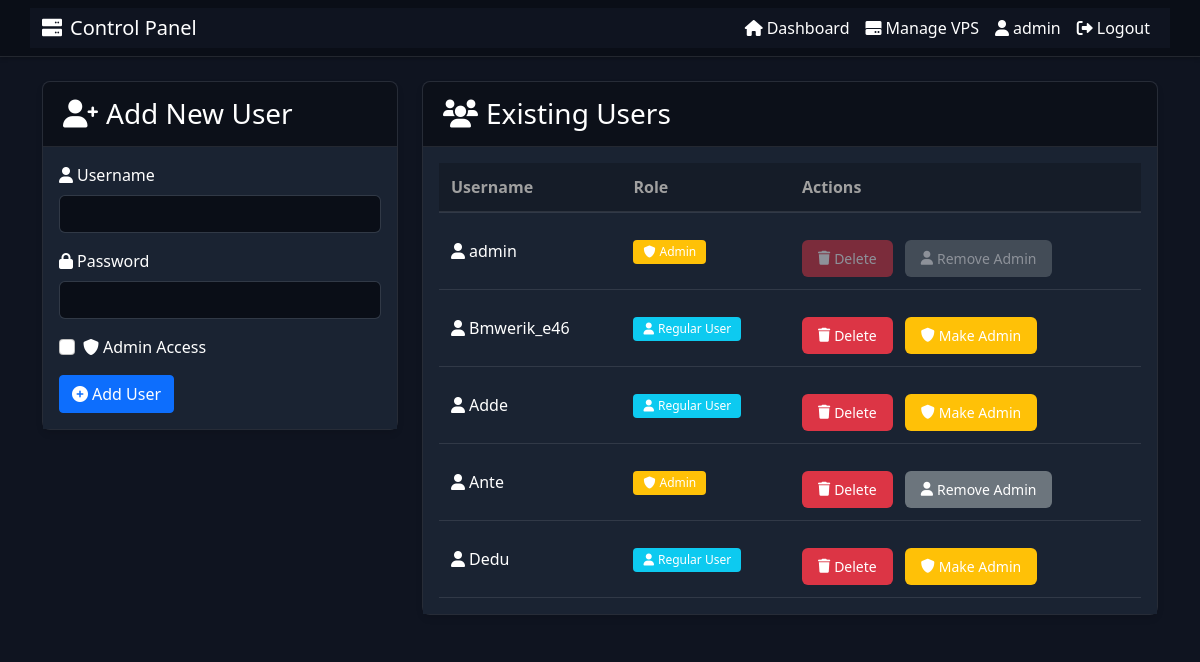
Page /manage-users (signed in) on the earlier database version.
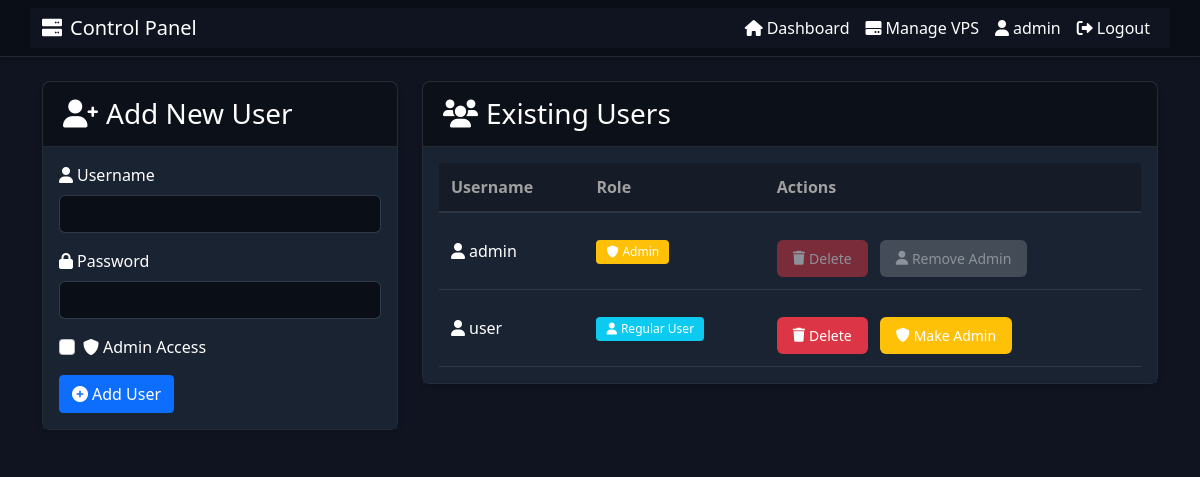
Same page on the later database version.
### app.py (models this page shows, shortened)
class User(UserMixin, db.Model):
    id = db.Column(db.Integer, primary_key=True)
    username = db.Column(db.String(80), unique=True, nullable=False)
    password_hash = db.Column(db.String(120), nullable=False)
    is_admin = db.Column(db.Boolean, default=False)
    vps_list = db.relationship('VPS', backref='owner', lazy=True)

### app.py (the view)
@app.route('/manage-users')
@login_required
@admin_required
def manage_users():
    users = User.query.all()
    return render_template('manage_users.html', users=users)

### app.py (called while the page is built)
@login_manager.user_loader
def load_user(user_id):
    return User.query.get(int(user_id))

def admin_required(f):
    @wraps(f)
    def decorated_function(*args, **kwargs):
        if not current_user.is_authenticated or not current_user.is_admin:
            flash('You need admin privileges to access this page.')
            return redirect(url_for('dashboard'))
        return f(*args, **kwargs)
    return decorated_function

### templates/manage_users.html (shortened to what the changed rows need)
<!DOCTYPE html>
<html>
<head>
    <link href="https://cdn.jsdelivr.net/npm/bootstrap@5.1.3/dist/css/bootstrap.min.css" rel="stylesheet">
    <link href="{{ url_for('static', filename='css/style.css') }}" rel="stylesheet">
    <link href="https://cdnjs.cloudflare.com/ajax/libs/font-awesome/6.0.0/css/all.min.css" rel="stylesheet">
</head>
<body>
    <nav class="navbar navbar-expand-lg">
        <div class="container">
            <div class="navbar-nav ms-auto">
                <a class="nav-link" href="{{ url_for('dashboard') }}">
                    <i class="fas fa-home me-1"></i>Dashboard
                </a>
                <a class="nav-link" href="{{ url_for('manage_vps') }}">
                    <i class="fas fa-hdd me-1"></i>Manage VPS
                </a>
                <span class="nav-item nav-link">
                    <i class="fas fa-user me-1"></i>{{ current_user.username }}
                </span>
                <a class="nav-link" href="{{ url_for('logout') }}">
                    <i class="fas fa-sign-out-alt me-1"></i>Logout
                </a>
            </div>
        </div>
    </nav>
    <div class="container mt-4">
        <div class="row">
            <div class="col-md-8">
                <div class="card">
                    <div class="card-body">
                        <div class="table-responsive">
                            <table class="table">
                                <thead>
                                    <tr>
                                        <th>Username</th>
                                        <th>Role</th>
                                        <th>Actions</th>
                                    </tr>
                                </thead>
                                <tbody>
                                    {% for user in users %}
                                    <tr>
                                        <td>
                                            <i class="fas fa-user me-1"></i>{{ user.username }}
                                        </td>
                                        <td>
                                            <span class="badge {% if user.is_admin %}bg-warning{% else %}bg-info{% endif %}">
                                                {% if user.is_admin %}
                                                    <i class="fas fa-shield-alt me-1"></i>Admin
                                                {% else %}
                                                    <i class="fas fa-user me-1"></i>Regular User
                                                {% endif %}
                                            </span>
                                        </td>
                                        <td>
                                            <div class="btn-group">
                                                <form method="POST" action="{{ url_for('delete_user', user_id=user.id) }}" class="d-inline">
                                                    <button type="submit" class="btn btn-danger btn-sm" {% if user.username == current_user.username %}disabled{% endif %}>
                                                        <i class="fas fa-trash me-1"></i>Delete
                                                    </button>
                                                </form>
                                                {% if not user.is_admin %}
                                                <form method="POST" action="{{ url_for('toggle_admin', user_id=user.id) }}" class="d-inline ms-1">
                                                    <button type="submit" class="btn btn-warning btn-sm">
                                                        <i class="fas fa-shield-alt me-1"></i>Make Admin
                                                    </button>
                                                </form>
                                                {% else %}
                                                <form method="POST" action="{{ url_for('toggle_admin', user_id=user.id) }}" class="d-inline ms-1">
                                                    <button type="submit" class="btn btn-secondary btn-sm" {% if user.username == current_user.username %}disabled{% endif %}>
                                                        <i class="fas fa-user me-1"></i>Remove Admin
                                                    </button>
                                                </form>
                                                {% endif %}
                                            </div>
                                        </td>
                                    </tr>
                                    {% endfor %}
                                </tbody>
                            </table>
                        </div>
                    </div>
                </div>
            </div>
        </div>
    </div>
</body>
</html>

Differences in the rows shown:
removed User: username "Bmwerik_e46", is_admin False (drawn)
removed User: username "Adde", is_admin False (drawn)
removed User: username "Ante", is_admin True (drawn)
removed User: username "Dedu", is_admin False (drawn)
added User: username "user", is_admin False (drawn)
